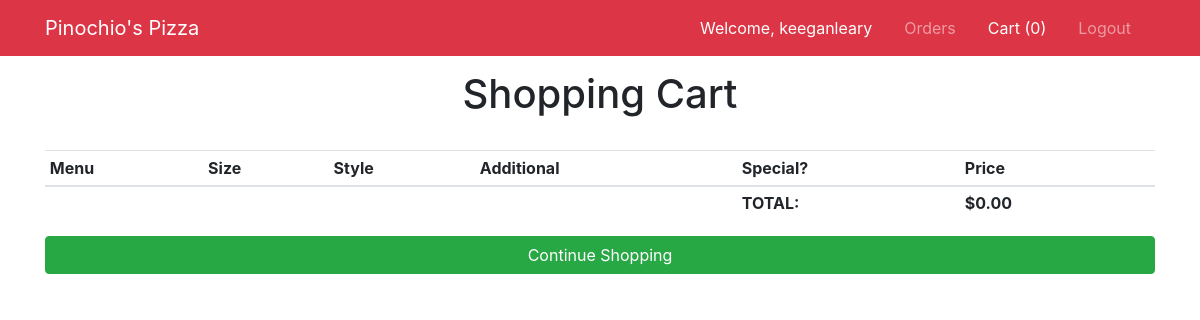
/cart/ (signed in), run on an earlier commit of the app's database.
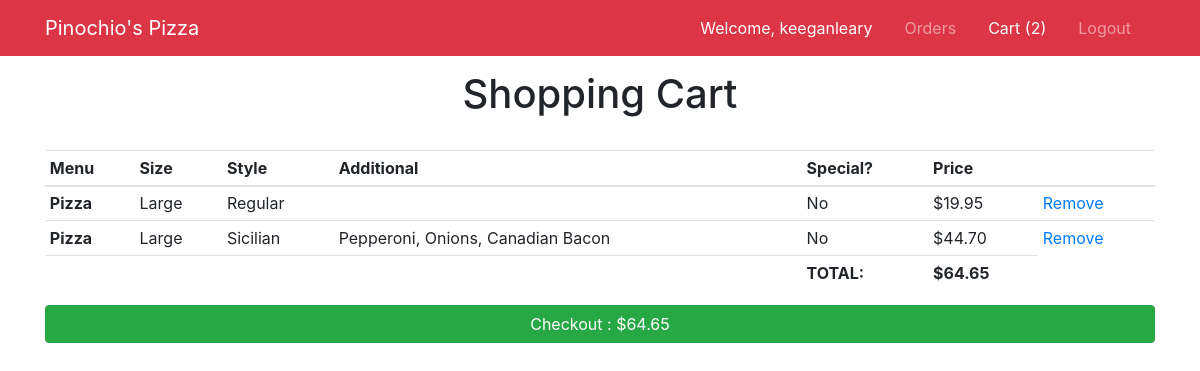
And on a later commit of the database.
### cart/models.py (models this page shows, shortened)
class CartItem(models.Model):
    menu = models.CharField(max_length=16)
    size = models.CharField(max_length=16)
    style = models.CharField(max_length=64)
    additional = models.CharField(max_length=255)
    is_special = models.BooleanField(default=False)
    price = models.DecimalField(max_digits=5, default=0.00, decimal_places=2)
    user_id = models.IntegerField()

### cart/views.py (the view)
# urls.py: path("", views.cart, name="cart"),
def cart(request):
    if request.method == "POST":
        if request.POST['menu_item'] == 'Pizza':
            form = PizzaForm(request.POST)
            if form.is_valid():
                form = form.cleaned_data
                menu = "Pizza"
                style = form['style']
                size = form['size']
                is_special = False
                if 'is_special' in request.POST:
                    is_special = True
                num_toppings = form['num_toppings']
                topping_list = []
                for topping in form['toppings']:
                    topping_list.append(str(topping))
                toppings = ", ".join(topping_list)
                if is_special:
                    menu_pizza = Pizza.objects.get(style=style, size=size, is_special=is_special)
                else:
                    menu_pizza = Pizza.objects.get(style=style, size=size, num_toppings=num_toppings, is_special=is_special)
                price = menu_pizza.price
                print(price)
                order = CartItem(menu=menu, size=size, style=style, additional=toppings, is_special=is_special, user_id=request.user.id, price=price)
                order.save()
        elif request.POST['menu_item'] == 'Sub':
            form = SubForm(request.POST)
            if form.is_valid():
                form = form.cleaned_data
                menu = 'Sub'
                ingredients = form['ingredients']
                size = form['size']
                extras_list = []
                added_cost = Decimal(0.00)
                for extra in form['extras']:
                    extras_list.append(str(extra))
                    added_cost += extra.added_cost
                extras = ", ".join(extras_list)
                menu_sub = Sub.objects.get(ingredients=ingredients, size=size)
                price = menu_sub.price + Decimal(added_cost)
                order = CartItem(menu=menu, size=size, style=ingredients, additional=extras, is_special=False, user_id=request.user.id, price=price)
                order.save()
            redirect('index')
        elif request.POST['menu_item'] == 'Pasta':
            form = PastaForm(request.POST)
            if form.is_valid():
                form = form.cleaned_data
                menu = 'Pasta'
                style = form['style']
                menu_pasta = Pasta.objects.get(style=style)
                price = menu_pasta.price
                order = CartItem(menu=menu, style=style, user_id=request.user.id, price=price)
                order.save()
        elif request.POST['menu_item'] == 'Salad':
            form = SaladForm(request.POST)
            if form.is_valid():
                form = form.cleaned_data
                menu = 'Salad'
                style = form['style']
                menu_salad = Salad.objects.get(style=style)
                price = menu_salad.price
                order = CartItem(menu=menu, style=style, user_id=request.user.id, price=price)
                order.save()
        elif request.POST['menu_item'] == 'Dinner Platter':
            form = DinnerPlatterForm(request.POST)
            if form.is_valid():
                form = form.cleaned_data
                menu = 'Dinner Platter'
                style = form['style']
                size = form['size']
                menu_dinner_platter = DinnerPlatter.objects.get(style=style, size=size)
                price = menu_dinner_platter.price
                order = CartItem(menu=menu, style=style, size=size, user_id=request.user.id, price=price)
                order.save()
        else:
            print("Post Error")
            redirect('index')
        cart_items = get_cart_items(request)
        if cart_items:
            total_cost = Decimal(cart_items.aggregate(Sum('price'))['price__sum'])
        else:
            total_cost = 0
        context = {
            'cart_items': cart_items,
            'num_cart_items': cart_items.count(),
            'total_cost': total_cost
        }
        return render(request, 'cart/cart.html', context)
    else:
        cart_items = get_cart_items(request)
        if cart_items:
            total_cost = Decimal(cart_items.aggregate(Sum('price'))['price__sum'])
        else:
            total_cost = 0
        context = {
            'cart_items': cart_items,
            'num_cart_items': cart_items.count(),
            'total_cost': total_cost
        }
        return render(request, 'cart/cart.html', context)

### cart/views.py (called while the page is built)
def get_cart_items(request):
    cart_items = CartItem.objects.filter(user_id=request.user.id)
    return cart_items

### templates/cart/cart.html (shortened to what this page needs)
{% extends 'base.html' %}
{% block content %}
<h1 class="text-center">Shopping Cart</h1>
<br>
<table class="table table-sm">
    <thead>
        <tr>
            <th scope="col">Menu</th>
            <th scope="col">Size</th>
            <th scope="col">Style</th>
            <th scope="col">Additional</th>
            <th scope="col">Special?</th>
            <th scope="col">Price</th>
            <th scope="col"></th>
        </tr>
    </thead>
    <tfoot>
        <tr>
            <td colspan="4"></td>
            <td><strong>TOTAL:</strong></td>
            <td><strong>${{ total_cost | floatformat:2}}</strong></td>
        </tr>
    </tfoot>
    <tbody>
        {% for item in cart_items %}
        <tr>
            <th scope="row">{{ item.menu }}</th>
            <td>{{ item.size }}</td>
            <td>{{ item.style }}</td>
            <td>{{ item.additional }}</td>
            <td>{% if item.is_special is True %}Yes{% else %}No{% endif %}</td>
            <td>${{ item.price }}</td>
            <td><a href="{% url 'remove' cart_item_id=item.id %}">Remove</a></td>
        </tr>
        {% endfor %}
    </tbody>
</table>
{% if cart_items %}
<form action="{% url 'checkout' %}" method="POST">
    <input type="submit" value="Checkout : ${{ total_cost | floatformat:2}}" class="btn btn-success btn-block">
</form>
{% else %}
<a class="btn btn-success btn-block" href="{% url 'index' %}">Continue Shopping</a>
{% endif %}
{% endblock %}

### templates/partials/_navbar.html (shortened to what this page needs)
<nav class="navbar navbar-expand-md navbar-dark bg-danger fixed-top">
    <div class="container">
        <a class="navbar-brand" href="{% url 'index' %}">Pinochio's Pizza</a>
        <div class="collapse navbar-collapse" id="navbarNavAltMarkup">
            <ul class="navbar-nav ml-auto">
                {% if user.is_authenticated %}
                <li class="nav-item nav-link text-white mr-3">
                    Welcome, {{ user.username }}
                </li>
                <li {% if 'checkout' in request.path %} class="nav-item active mr-3" {% else %} class="nav-item mr-3" {% endif %}>
                    <a class="nav-link" href="{% url 'checkout' %}">Orders</a>
                </li>
                <li {% if 'cart' in request.path and 'checkout' not in request.path %} class="nav-item active mr-3" {% else %} class="nav-item mr-3" {% endif %}>
                    <a class="nav-link" href="{% url 'cart' %}">Cart ({{num_cart_items}})</a>
                </li>
                <li class="nav-item mr-3">
                    <a href="javascript:{document.getElementById('logout').submit()}" class="nav-link">
                        Logout
                    </a>
                </li>
                {% endif %}
            </ul>
        </div>
    </div>
</nav>

What changed in the data, as far as the page shows it:
added CartItem: menu "Pizza", size "Large", style "Regular", is_special "No", price "19.95"
added CartItem: menu "Pizza", size "Large", style "Sicilian", additional "Pepperoni, Onions, Canadian Bacon", is_special "No", price "44.70"
Also different on the page:
{{ num_cart_items }}: "0" → "2"
{{ total_cost | floatformat:2 }}: "0.00" → "64.65"
form field total_cost: (not shown) → "Checkout : $64.65"
text no longer shown: "Continue Shopping"
